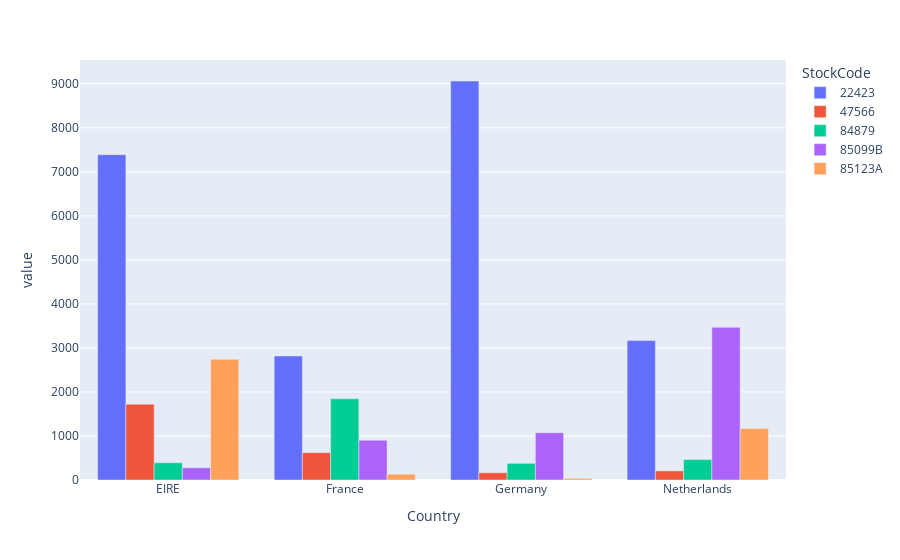

The notebook cell saved with this chart:
### Code cell
px.bar(data,x=data.index, y=data.columns, barmode='group')

### Figure 1 — Plotly figure (JSON) as saved in the notebook; plotly's stock layout.template omitted (floating-point values rounded to 4 significant figures)
{"data": [{"alignmentgroup": "True", "hovertemplate": "StockCode=22423<br>Country=%{x}<br>value=%{y}<extra></extra>", "legendgroup": "22423", "marker": {"color": "#636efa", "pattern": {"shape": ""}}, "name": "22423", "offsetgroup": "22423", "orientation": "v", "showlegend": true, "textposition": "auto", "type": "bar", "x": ["EIRE", "France", "Germany", "Netherlands"], "xaxis": "x", "y": [7389.0, 2817.0, 9062.0, 3166.0], "yaxis": "y"}, {"alignmentgroup": "True", "hovertemplate": "StockCode=47566<br>Country=%{x}<br>value=%{y}<extra></extra>", "legendgroup": "47566", "marker": {"color": "#EF553B", "pattern": {"shape": ""}}, "name": "47566", "offsetgroup": "47566", "orientation": "v", "showlegend": true, "textposition": "auto", "type": "bar", "x": ["EIRE", "France", "Germany", "Netherlands"], "xaxis": "x", "y": [1723.0, 620.7, 165.3, 207.5], "yaxis": "y"}, {"alignmentgroup": "True", "hovertemplate": "StockCode=84879<br>Country=%{x}<br>value=%{y}<extra></extra>", "legendgroup": "84879", "marker": {"color": "#00cc96", "pattern": {"shape": ""}}, "name": "84879", "offsetgroup": "84879", "orientation": "v", "showlegend": true, "textposition": "auto", "type": "bar", "x": ["EIRE", "France", "Germany", "Netherlands"], "xaxis": "x", "y": [392.1, 1843.0, 378.6, 464], "yaxis": "y"}, {"alignmentgroup": "True", "hovertemplate": "StockCode=85099B<br>Country=%{x}<br>value=%{y}<extra></extra>", "legendgroup": "85099B", "marker": {"color": "#ab63fa", "pattern": {"shape": ""}}, "name": "85099B", "offsetgroup": "85099B", "orientation": "v", "showlegend": true, "textposition": "auto", "type": "bar", "x": ["EIRE", "France", "Germany", "Netherlands"], "xaxis": "x", "y": [278.7, 903.4, 1073.0, 3468], "yaxis": "y"}, {"alignmentgroup": "True", "hovertemplate": "StockCode=85123A<br>Country=%{x}<br>value=%{y}<extra></extra>", "legendgroup": "85123A", "marker": {"color": "#FFA15A", "pattern": {"shape": ""}}, "name": "85123A", "offsetgroup": "85123A", "orientation": "v", "showlegend": true, "textposition": "auto", "type": "bar", "x": ["EIRE", "France", "Germany", "Netherlands"], "xaxis": "x", "y": [2741.0, 131.8, 35.4, 1167], "yaxis": "y"}], "layout": {"barmode": "group", "legend": {"title": {"text": "StockCode"}, "tracegroupgap": 0}, "margin": {"t": 60}, "xaxis": {"anchor": "y", "domain": [0, 1], "title": {"text": "Country"}}, "yaxis": {"anchor": "x", "domain": [0, 1], "title": {"text": "value"}}}}
